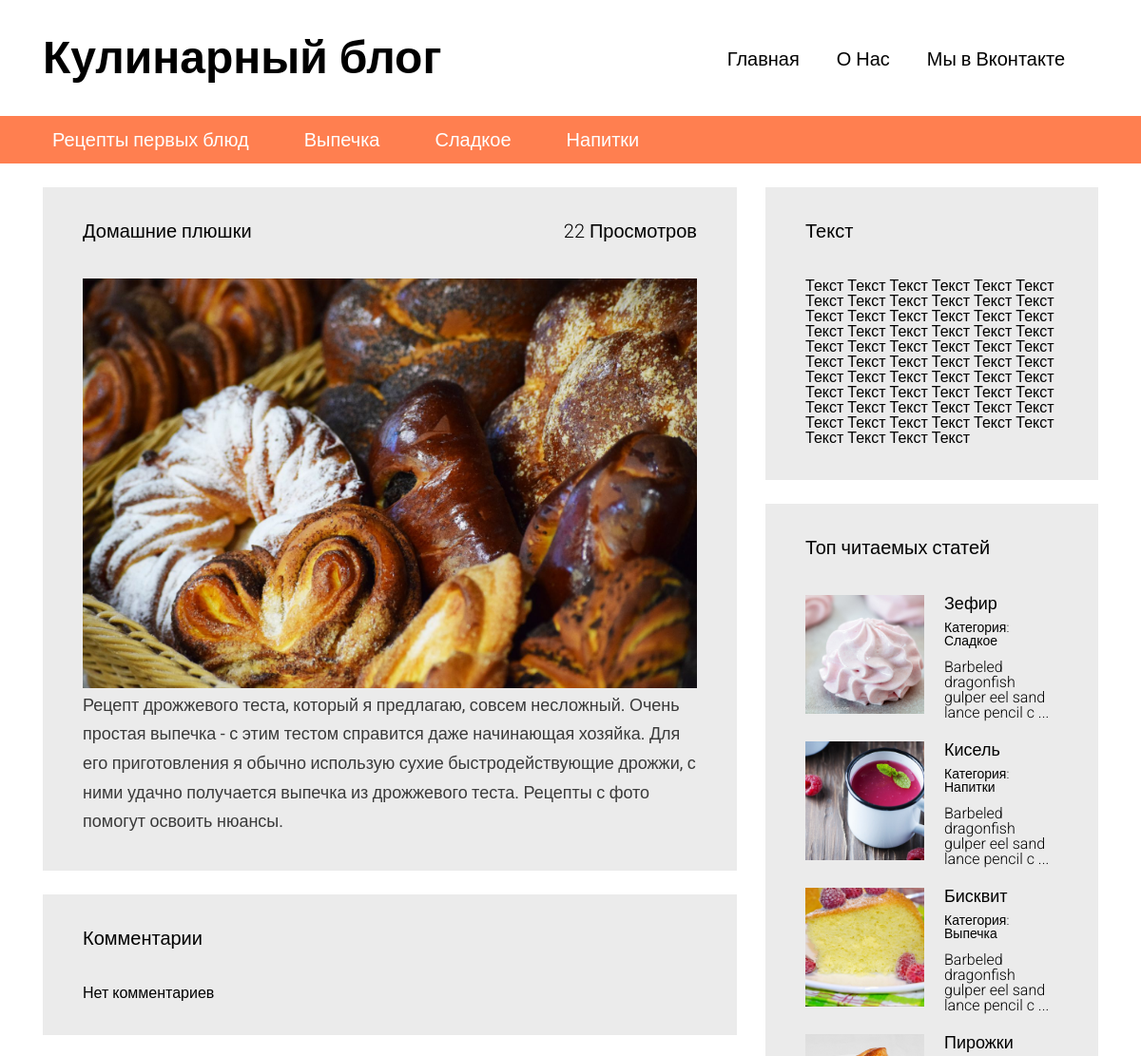
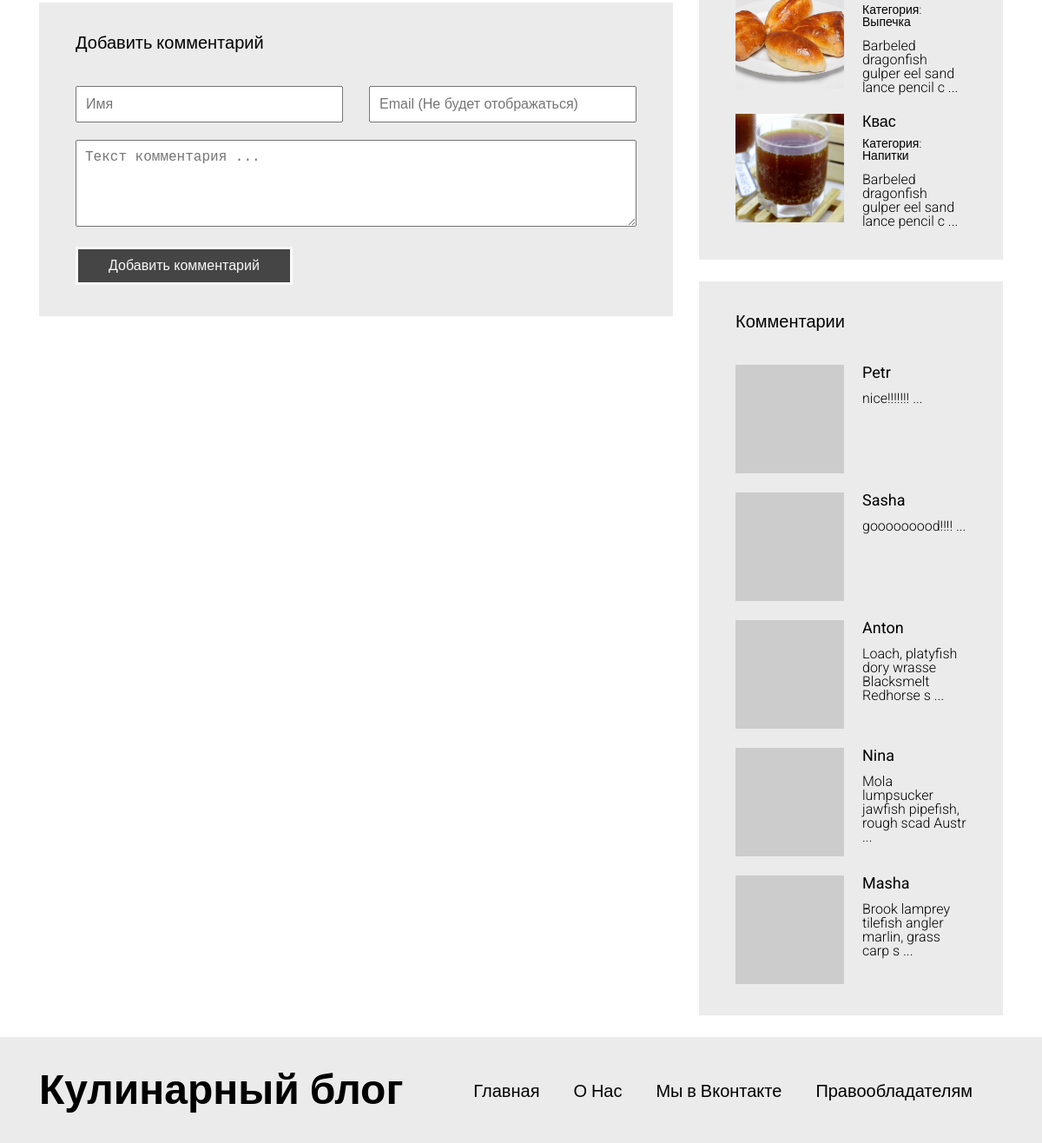
Page /article.php?id=2 on the committed database (2 pictures, top to bottom).
### tables this page shows
CREATE TABLE `articles_categories` (
  `id` int(11) NOT NULL,
  `title` varchar(100) NOT NULL
);

CREATE TABLE `articles` (
  `id` int(11) NOT NULL,
  `title` varchar(255) DEFAULT NULL,
  `image` varchar(255) NOT NULL,
  `text` text,
  `categorie_id` int(11) DEFAULT NULL,
  `pubdate` datetime NOT NULL DEFAULT CURRENT_TIMESTAMP,
  `views` int(11) NOT NULL DEFAULT '0'
);

CREATE TABLE `comments` (
  `id` int(11) NOT NULL,
  `author` varchar(100) NOT NULL,
  `email` varchar(255) NOT NULL,
  `text` text NOT NULL,
  `pubdate` datetime NOT NULL DEFAULT CURRENT_TIMESTAMP,
  `articles_id` int(11) NOT NULL
);

### includes/config.php (called while the page is built, shortened)
<?php
$config=array(
	'title' => 'Кулинарный блог',
	'vk_url' => 'htttp://vk.com',
	'db' => array(
		'server' =>'localhost',
		'username' => 'root',
		'password' => '123',
		'name' => 'blog'
	)
);
 ?>

### article.php (the view, shortened to what this page needs)
<?php
require "/includes/config.php"
?>
<!DOCTYPE html>
<html lang="en">
<head>
  <link rel="stylesheet" type="text/css" href="/assets/bootstrap-grid-only/css/grid12.css">
  <link rel="stylesheet" type="text/css" href="/css/style.css">
</head>
<body>
  <div id="wrapper">
    <?php include '/includes/header.php'; ?>
    <?php
    $article=mysqli_query($connection, "SELECT * FROM `articles` WHERE `id` = " . (int) $_GET['id']);
    if(mysqli_num_rows($article) <=0 )
    {
      ?>
      <div id="content">
      <div class="container">
        <div class="row">
          <section class="content__left col-md-8">
            <div class="block">
              <h3>Статья не найдена</h3>
              <div class="block__content">
                <div class="full-text">
                  Запрашиваемая вами статья не существует!
                </div>
              </div>
            </div>
          </section>
          <section class="content__right col-md-4">
            <?php include "/includes/sidebar.php"; ?>
          </section>
        </div>
      </div>
    </div>
    <?php
    }
    else{
      $art=mysqli_fetch_assoc($article);
      mysqli_query($connection, "UPDATE `articles` SET `views` = `views`+1 WHERE `id`=" .(int) $art['id']);
      ?>
      <div id="content">
      <div class="container">
        <div class="row">
          <section class="content__left col-md-8">
            <div class="block">
              <a> <?php echo $art['views']; ?> Просмотров</a>
              <h3><?php echo $art['title']; ?></h3>
              <div class="block__content">
                <img src="/static/images/<?php echo $art['image']; ?>" style="max-width: 100%">
                <div class="full-text">
                  <?php echo $art['text']; ?>
                </div>
              </div>
            </div>
        <div class="block">
        <h3>Комментарии</h3>
        <div class="block__content">
          <div class="articles articles__vertical">
            <?php
        $comments=mysqli_query($connection, "SELECT * FROM `comments`  WHERE `articles_id`=".$art['id']." ORDER BY `id` DESC" );
       if(mysqli_num_rows($comments) <=0){
        echo('Нет комментариев');
       }
          ?>
            </div>
        </div>
        </div>
        <div class="block" id="comment-add-form">
              <h3>Добавить комментарий</h3>
              <div class="block__content">
                <form class="form" method="POST" action="/article.php?id=<?php echo $art['id'] ?>">
                  <div class="form__group">
                    <div class="row">
                      <div class="col-md-6">
                        <input type="text" class="form__control" required="" name="name" placeholder="Имя">
                      </div>
                      <div class="col-md-6">
                        <input type="email" class="form__control" required="" name="email" placeholder="Email (Не будет отображаться)">
                      </div>
                    </div>
                  </div>
                  <div class="form__group">
                    <textarea name="text" required="" class="form__control" placeholder="Текст комментария ..."></textarea>
                  </div>
                  <div class="form__group">
                    <input type="submit" class="form__control" name="do_post" value="Добавить комментарий">
                  </div>
                </form>
              </div>
        </div>
          </section>
          <section class="content__right col-md-4">
            <?php include "/includes/sidebar.php"; ?>
          </section>
        </div>
      </div>
    </div>
      <?php
    }
    ?>
     <? include '/includes/footer.php' ?>
  </div>
</body>
</html>

### includes/header.php
<header id="header">
<div class="header__top">
  <div class="container">
    <div class="header__top__logo">
      <h1><?php echo $config['title'];  ?></h1>
    </div>
    <nav class="header__top__menu">
      <ul>
        <li><a href="/">Главная</a></li>
        <li><a href="/pages/about_us.php">О Нас</a></li>
        <li><a href="<?php echo $config['vk_url'] ?>" target="_blank">Мы в Вконтакте</a></li>
      </ul>
    </nav>
  </div>
</div>
<?php
  $categories_q=mysqli_query($connection, "SELECT * FROM `articles_categories`");
  $categories=array();
  while($cat=mysqli_fetch_assoc($categories_q))
  {
    $categories[]=$cat;
  }
 ?>
<div class="header__bottom">
  <div class="container">
    <nav>
      <ul>
        <?php
        foreach($categories as $cat)
        {
          ?>
          <li><a href="/articles.php?categorie=<?php echo $cat['id']; ?>"><?php echo $cat['title']; ?></a></li>
          <?php
        }
        ?>
      </ul>
    </nav>
  </div>
</div>
</header>

### includes/sidebar.php (shortened to what this page needs)
<div class="block">
    <h3>Текст</h3>
    <div class="block__content">
      Текст Текст Текст Текст Текст Текст Текст Текст Текст Текст Текст Текст Текст Текст Текст Текст Текст Текст Текст Текст Текст Текст Текст Текст Текст Текст Текст Текст Текст Текст Текст Текст Текст Текст Текст Текст Текст Текст Текст Текст Текст Текст Текст Текст Текст Текст Текст Текст Текст Текст Текст Текст Текст Текст Текст Текст Текст Текст Текст Текст Текст Текст Текст Текст
    </div>
</div>
<div class="block">
    <h3>Топ читаемых статей</h3>
    <div class="block__content">
      <div class="articles articles__vertical">
        <?php
        $articles=mysqli_query($connection, "SELECT * FROM `articles`  ORDER  BY `views` DESC LIMIT 5");
        ?>
        <?php
        while ($art=mysqli_fetch_assoc($articles))
        {
          ?>
          <article class="article">
            <div class="article__image" style="background-image: url(/static/images/<?php echo $art['image']; ?>);"></div>
            <div class="article__info">
              <a href="/article.php?id=<?php echo $art['id']; ?>"><?php echo $art['title']; ?></a>
              <div class="article__info__meta">
                <?php
                $art_cat=false;
                foreach ($categories as $cat)
                {
                  if ($cat['id']==$art['categorie_id']) {
                    $art_cat=$cat;
                    break;
                  }
                }
                ?>
                <small>Категория: <a href="/articles.php?categorie=<?php echo $art_cat['id']; ?>"> <?php echo $art_cat['title']; ?></a></small>
              </div>
            <div class="article__info__preview"><?php echo mb_substr($art['text'], 0, 50, 'utf-8') ." ..."; ?></div>
            </div>
          </article>
          <?php
        }
        ?>
    </div>
  </div>
</div>
<div class="block">
        <h3>Комментарии</h3>
        <div class="block__content">
          <div class="articles articles__vertical">
            <?php
        $comments=mysqli_query($connection, "SELECT * FROM `comments`  ORDER  BY `id` DESC LIMIT 5");
        ?>
        <?php
        while ($comment=mysqli_fetch_assoc($comments))
        {
          ?>
          <article class="article">
            <div class="article__image" style="background-image: url(http://www.gravatar.com/avatar/<?php echo md5($comment['email']); ?>);"></div>
            <div class="article__info">
              <a href="/article.php?id=<?php echo $comment['articles_id']; ?>"><?php echo $comment['author'] ?></a>
            <div class="article__info__preview"><?php echo mb_substr($comment['text'], 0, 50, 'utf-8') ." ..."; ?></div>
            </div>
          </article>
          <?php
        }
        ?>
      </div>
  </div>
</div>

### css/style.css (style rules this page uses)
html, body, div, span, applet, object, iframe, h1, h2, h3, h4, h5, h6, p, blockquote, pre, a, abbr, acronym, address, big, cite, code, del, dfn, em, img, ins, kbd, q, s, samp, small, strike, strong, sub, sup, tt, var, b, u, i, center, dl, dt, dd, ol, ul, li, fieldset, form, label, legend, table, caption, tbody, tfoot, thead, tr, th, td, article, aside, canvas, details, embed, figure, figcaption, footer, header, hgroup, menu, nav, output, ruby, section, summary, time, mark, audio, video { margin: 0; padding: 0; border: 0; font-size: 100%; font: inherit; vertical-align: baseline; }
article, aside, details, figcaption, figure, footer, header, hgroup, menu, nav, section { display: block; }
body { line-height: 1; }
ol, ul { list-style: none; }
h1 { font-size: 48px; font-weight: bold; }
h3 { font-size: 20px; font-weight: bold; }
body { font-family: 'Roboto', sans-serif; }
#header { margin-bottom: 25px; }
#header .header__top { padding: 37px 0; }
#header .header__top .header__top__logo { float: left; }
#header .header__top .header__top__menu { padding-top: 15px; text-align: right; }
#header .header__top .header__top__menu ul > li { display: inline-block; margin-right: 35px; }
#header .header__top .header__top__menu ul > li > a { font-size: 20px; text-decoration: none; color: black; }
#header .header__bottom { height: 50px; background-color: #FF7F50; line-height: 50px; }
#header .header__bottom nav ul > li { display: inline-block; margin-right: 34px; }
#header .header__bottom nav ul > li > a { color: white; font-size: 20px; text-decoration: none; padding: 3px 10px; }
.block { background-color: #ebebeb; padding: 36px 42px; margin-bottom: 25px; }
.block > h3 { font-weight: normal; }
.block > a { float: right; font-size: 20px; color: black; text-decoration: none; font-weight: 300; }
.block .block__content { padding-top: 40px; }
.articles.articles__vertical .article { margin-bottom: 22px; }
.articles .article:last-child { margin-bottom: 0; }
.articles .article:after { visibility: hidden; display: block; font-size: 0; content: " "; clear: both; height: 0; }
.articles .article .article__image { width: 125px; height: 125px; overflow: hidden; background-color: black; float: left; background-repeat: no-repeat; background-size: cover; background-position: center center; }
.articles .article .article__info { margin-left: 125px; padding-left: 21px; }
.articles .article .article__info > a { color: black; font-size: 18px; font-weight: normal; text-decoration: none; }
.articles .article .article__info > .article__info__meta { font-size: 14px; font-weight: 300; margin-top: 9px; margin-bottom: 13px; }
.articles .article .article__info > .article__info__meta a { color: black; text-decoration: none; }
.articles .article .article__info > .article__info__preview { font-size: 16px; font-weight: 300; }
.full-text { font-size: 18px; color: #3a3a3a; line-height: 1.7em; }
.form .form__group { margin-bottom: 20px; }
.form .form__group:last-child { margin-bottom: 0; }
.form .form__control { width: 100%; padding: 10px; font-size: 16px; outline: none; }
.form textarea.form__control { min-height: 100px; }
.form input[type="submit"].form__control { background-color: black; color: white; border: 3px solid white; width: 250px; opacity: 0.7; }

### rows in the picture
articles_categories: title "Рецепты первых блюд"
articles_categories: title "Выпечка"
articles_categories: title "Сладкое"
articles_categories: title "Напитки"
articles: views "22", title "Домашние плюшки", image (picture), text "Рецепт дрожжевого теста, который я предлагаю, совсем несложный. Очень простая выпечка - с этим тестом справится даже начинающая хозяйка. Для его приготовления я обычно использую сухие быстродействующие дрожжи, с ними удачно получается выпечка из дрожжевого теста. Рецепты с фото помогут освоить нюансы."
articles: image (picture), title "Зефир", text "Barbeled dragonfish gulper eel sand lance pencil c"
articles: image (picture), title "Кисель", text "Barbeled dragonfish gulper eel sand lance pencil c"
articles: image (picture), title "Бисквит", text "Barbeled dragonfish gulper eel sand lance pencil c"
articles: image (picture), title "Пирожки", text "Barbeled dragonfish gulper eel sand lance pencil c"
articles: image (picture), title "Квас", text "Barbeled dragonfish gulper eel sand lance pencil c"
comments: author "Petr", text "nice!!!!!!!"
comments: author "Sasha", text "gooooooood!!!!"
comments: author "Anton", text "Loach, platyfish dory wrasse Blacksmelt Redhorse s"
comments: author "Nina", text "Mola lumpsucker jawfish pipefish, rough scad Austr"
comments: author "Masha", text "Brook lamprey tilefish angler marlin, grass carp s"

### other values in the picture
$config['title'] "Кулинарный блог"
